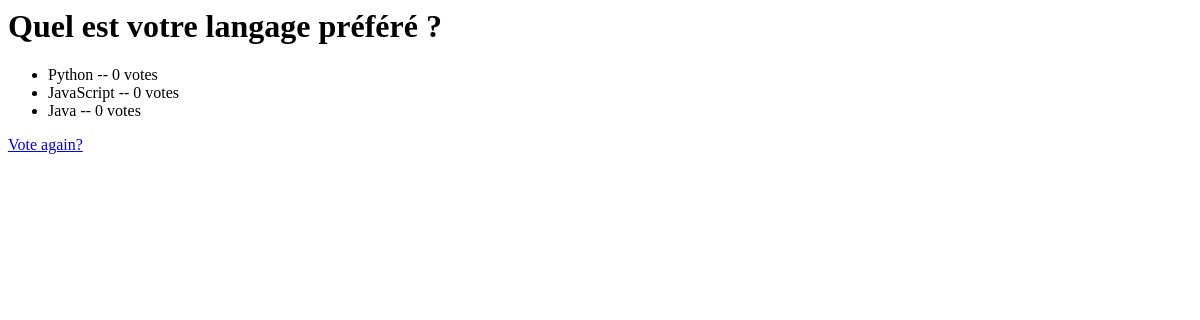
Before: /polls/4/results/ with the older database file.
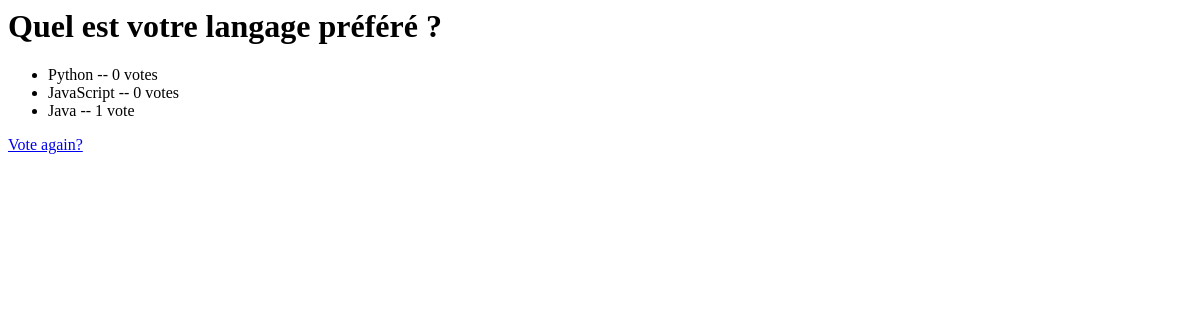
After: the same page with the newer database file.
### polls/models.py (models this page shows, shortened)
class Choice(models.Model):
    question = models.ForeignKey(Question, on_delete=models.CASCADE)
    choice_text = models.CharField(max_length=200)
    votes = models.IntegerField(default=0)

### polls/views.py (the view)
# urls.py: path("<int:question_id>/results/", views.results, name="results"),
def results(request, question_id):
    question = get_object_or_404(Question, pk=question_id)
    return render(request, "polls/results.html", {"question": question})

### polls/templates/polls/results.html
<h1>{{ question.question_text }}</h1>
<ul>
{% for choice in question.choice_set.all %}
    <li>
        {{ choice.choice_text }} -- {{ choice.votes }} vote{{ choice.votes|pluralize }}
    </li>
{% endfor %}
</ul>
<a href="{% url 'polls:detail' question.id %}">Vote again?</a>

Changed rows visible on the page:
changed Choice "Java": votes "0" → "1"
